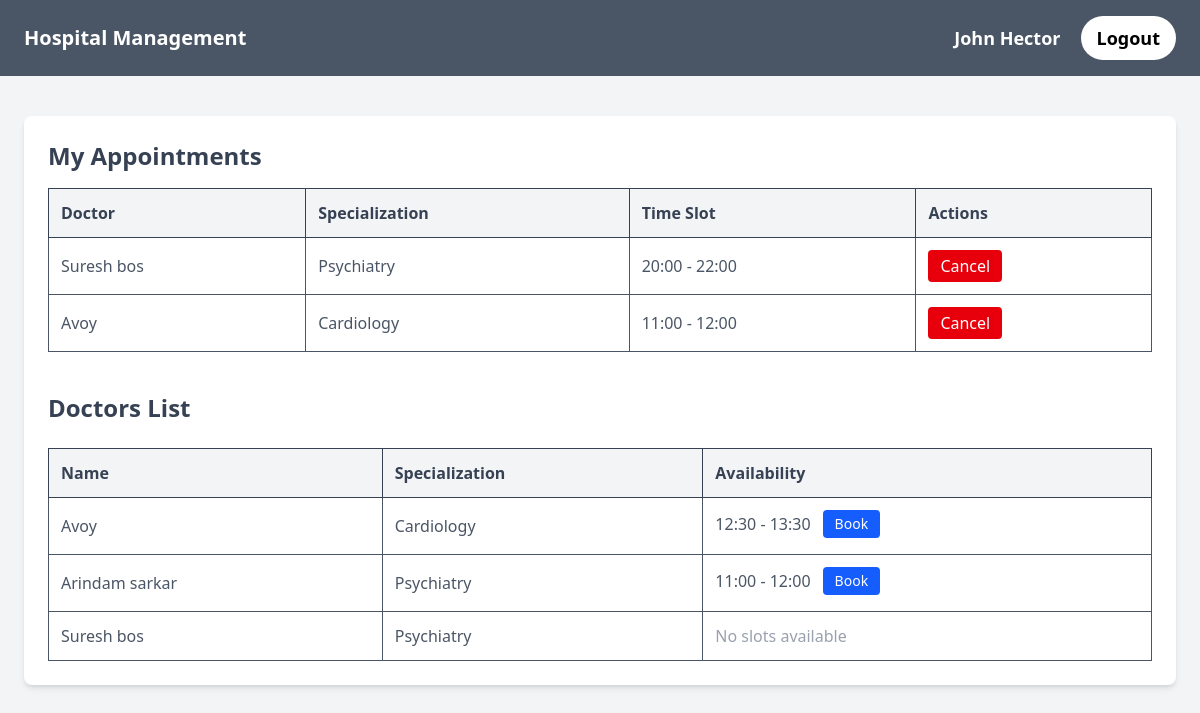
The app's page / (signed in) with its own data.
### accounts/models.py (models this page shows, shortened)
class CustomUser(AbstractUser):
    role_choices = [
        ('doctor', 'Doctor'),
        ('patient', 'Patient')
    ]
    username = None     # By passing username
    phone = models.CharField(max_length=10, unique=True)
    role = models.CharField(choices=role_choices, default='patient', max_length=7)
    USERNAME_FIELD = 'phone'
    REQUIRED_FIELDS = ['email', 'role']
    objects = UserManager()

### core/models.py (models this page shows, shortened)
class BaseModel(models.Model):
    id = models.UUIDField(default=uuid.uuid4, primary_key=True, editable=False)
    created_at = models.DateTimeField(auto_now_add=True)
    modified_at = models.DateTimeField(auto_now=True)
    class Meta:
        abstract = True

class Appointment(BaseModel):
    patient = models.ForeignKey(to=Patient, on_delete=models.CASCADE, related_name='patient_to_appointment')
    appointment_slot = models.OneToOneField(to=TimeSlot, on_delete=models.CASCADE, related_name='timeslot_to_appointment')

class TimeSlot(BaseModel):
    doctor = models.ForeignKey(to=Doctor, on_delete=models.CASCADE, related_name='doctor_to_timeslot')
    time_start = models.TimeField()
    time_end = models.TimeField()

class Doctor(BaseModel):
    user = models.OneToOneField(to=User, on_delete=models.CASCADE, related_name='user_to_doctor')
    specialization = models.ForeignKey(to=Specialization, on_delete=models.CASCADE, default='', blank=True, null=True)
    def available_slots(self):
        return self.doctor_to_timeslot.filter(timeslot_to_appointment__isnull=True)

class Specialization(BaseModel):
    name = models.CharField(max_length=50, unique=False)

### core/views.py (the view)
# urls.py: path('', views.home, name="homepage"),
@login_required
def home(request):
    doctors = Doctor.objects.all()
    specializations = Specialization.objects.all()
    time_slots = None
    appointments = None
    if request.user.role == "doctor":    # If doctor only then search
        doctor_lookup = get_object_or_404(Doctor, user=request.user)
        time_slots = TimeSlot.objects.filter(doctor=doctor_lookup)
        appointments = Appointment.objects.filter(appointment_slot__doctor = doctor_lookup)     # For doctors
    else:
        patient_lookup = get_object_or_404(Patient, user=request.user)
        appointments = Appointment.objects.filter(patient=patient_lookup)       # For patients
    data = {
        "doctors":doctors,
        "specializations":specializations,
        "timings":time_slots,
        "appointments":appointments,
    }
    return render(request, "home.html", data)

### core/templates/home.html (shortened to what this page needs)
{% extends 'base.html' %}
{% block body %}
{% if user.role == "patient" %}
    <div class="max-w-6xl mx-auto mt-10 bg-white shadow-md rounded-lg p-6">
        <h2 class="text-2xl font-semibold mb-4 text-gray-700">My Appointments</h2>
        <div class="overflow-x-auto mb-10">
            <table class="w-full border border-gray-200">
                <thead class="bg-gray-100 text-left text-gray-700">
                    <tr>
                        <th class="p-3 border">Doctor</th>
                        <th class="p-3 border">Specialization</th>
                        <th class="p-3 border">Time Slot</th>
                        <th class="p-3 border">Actions</th>
                    </tr>
                </thead>
                <tbody class="text-gray-600">
                {% for appointment in appointments %}
                    <tr class="hover:bg-gray-50">
                        <td class="p-3 border">
                            {{ appointment.appointment_slot.doctor.user.first_name }}
                            {{ appointment.appointment_slot.doctor.user.last_name }}
                        </td>
                        <td class="p-3 border">
                            {{ appointment.appointment_slot.doctor.specialization.name }}
                        </td>
                        <td class="p-3 border">
                            {{ appointment.appointment_slot.time_start|time:'H:i' }} - {{ appointment.appointment_slot.time_end|time:'H:i' }}
                        </td>
                        <td class="p-3 border">
                            <form action="{% url 'core:del_appointment' %}" method="post">
                                <button type="submit" class="bg-red-600 text-white px-3 py-1 rounded hover:bg-red-700 cursor-pointer">
                                    Cancel
                                </button>
                            </form>
                        </td>
                    </tr>
                {% empty %}
                    <tr>
                        <td colspan="4" class="text-center p-4 text-gray-500">No appointments booked</td>
                    </tr>
                {% endfor %}
                </tbody>
            </table>
        </div>
        <h2 class="text-2xl font-semibold mb-6 text-gray-700">Doctors List</h2>
        <div class="overflow-x-auto">
            <table class="w-full border border-gray-200">
                <thead class="bg-gray-100 text-left text-gray-700">
                    <tr>
                        <th class="p-3 border">Name</th>
                        <th class="p-3 border">Specialization</th>
                        <th class="p-3 border">Availability</th>
                    </tr>
                </thead>
                <tbody class="text-gray-600">
                {% for doctor in doctors %}
                    <tr class="hover:bg-gray-50">
                        <td class="p-3 border">
                            {{ doctor.user.first_name }} {{ doctor.user.last_name }}
                        </td>
                        <td class="p-3 border">
                            {{ doctor.specialization.name }}
                        </td>
                        <td class="p-3 border">
                            {% for slot in doctor.available_slots %}
                                <div class="flex items-center gap-3 mb-1">
                                    <span>{{ slot.time_start|time:'H:i' }} - {{ slot.time_end|time:'H:i' }}</span>
                                    <form action="{% url 'core:create_appointment' %}" method="post">
                                        <button type="submit"
                                            class="bg-blue-600 text-white text-sm px-3 py-1 rounded hover:bg-blue-700 cursor-pointer">
                                            Book
                                        </button>
                                    </form>
                                </div>
                            {% empty %}
                                <span class="text-gray-400">No slots available</span>
                            {% endfor %}
                        </td>
                    </tr>
                {% empty %}
                    <tr>
                        <td colspan="3" class="text-center p-4 text-gray-500">No doctors available</td>
                    </tr>
                {% endfor %}
                </tbody>
            </table>
        </div>
    </div>
{% endif %}
{% endblock %}

### core/templates/base.html (shortened to what this page needs)
{% load static %}
<!DOCTYPE html>
<html>
<head>
    {% load tailwind_tags %}
    {% tailwind_css %}
</head>
<body class="bg-gray-100 min-h-screen">
    <nav class="bg-gray-600 text-white px-6 py-4 flex justify-between items-center">
        <h1 class="text-xl w-max font-semibold">
            Hospital Management
        </h1>
        <div class="w-max text-lg font-semibold flex flex-row items-center gap-5">
            {% if request.user.is_authenticated %}
                {{ request.user.first_name }} {{ request.user.last_name }}
                <form action="{% url 'logout' %}" method="post">
                    <button type="submit" class="text-black bg-white w-max px-4 py-2 m-0 rounded-full font-semibold">Logout</button>
                </form>
            {% endif %}
        </div>
    </nav>
    {% block body %}
    {% endblock %}
    {% load static %}
</body>
</html>

### records on screen
CustomUser: user.first_name "John", user.last_name "Hector"
Appointment: appointment_slot.doctor.user.first_name "Suresh", appointment_slot.doctor.user.last_name "bos", appointment_slot.doctor.specialization.name "Psychiatry", appointment_slot.time_start "20:00", appointment_slot.time_end "22:00"
Appointment: appointment_slot.doctor.user.first_name "Avoy", appointment_slot.doctor.specialization.name "Cardiology", appointment_slot.time_start "11:00", appointment_slot.time_end "12:00"
Doctor: user.first_name "Avoy", specialization.name "Cardiology"
TimeSlot: time_start "12:30", time_end "13:30"
Doctor: user.first_name "Arindam", user.last_name "sarkar", specialization.name "Psychiatry"
TimeSlot: time_start "11:00", time_end "12:00"
Doctor: user.first_name "Suresh", user.last_name "bos", specialization.name "Psychiatry"
